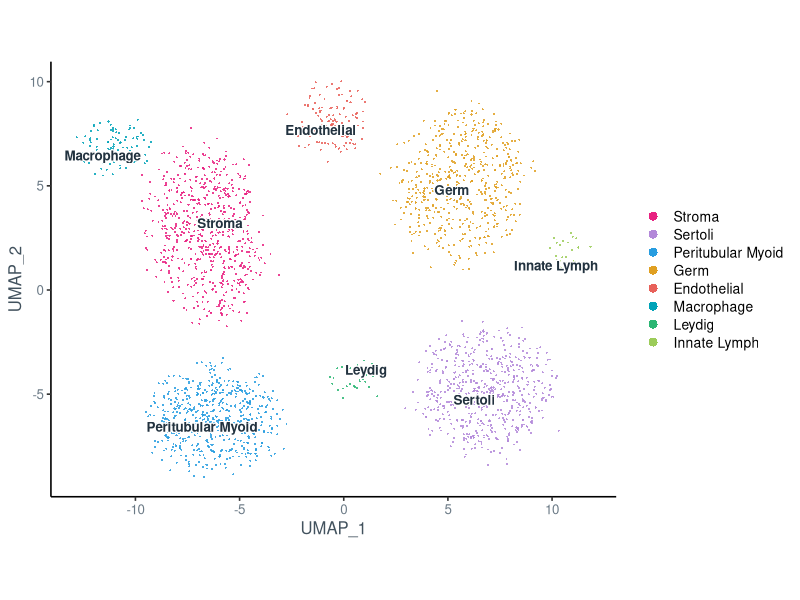
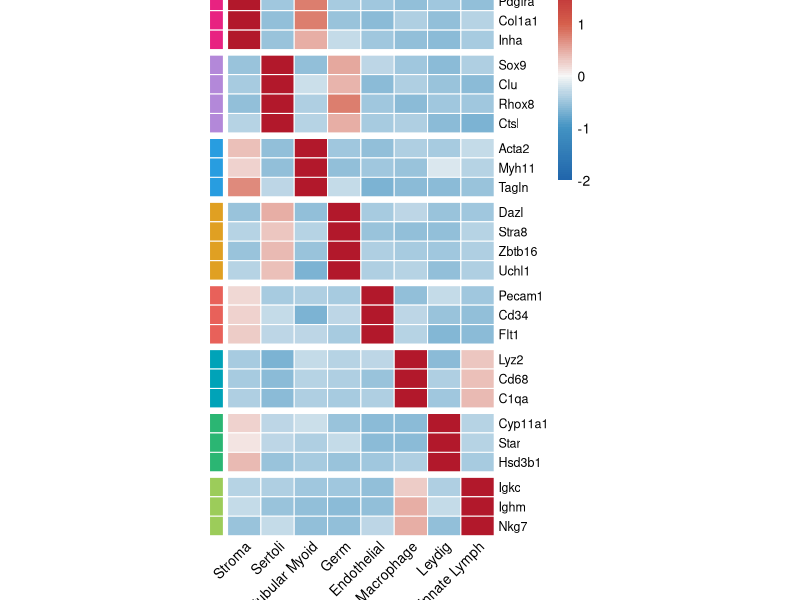
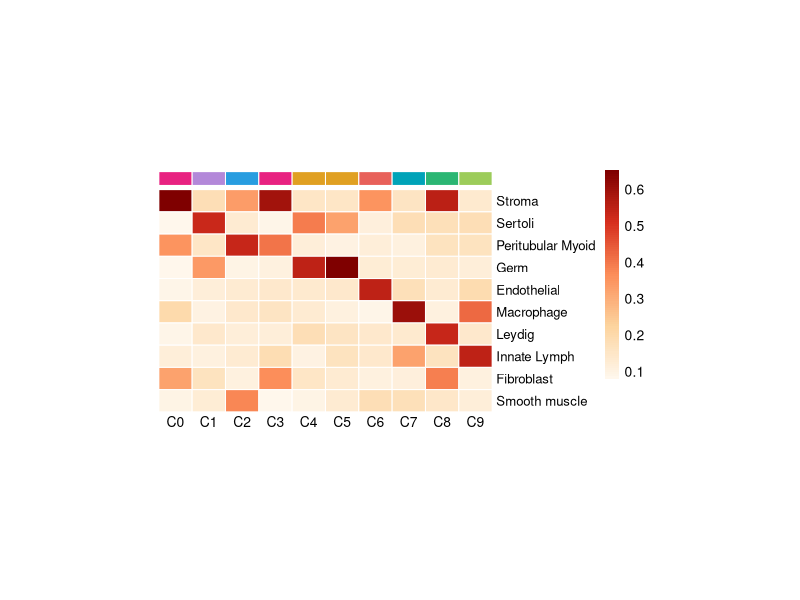
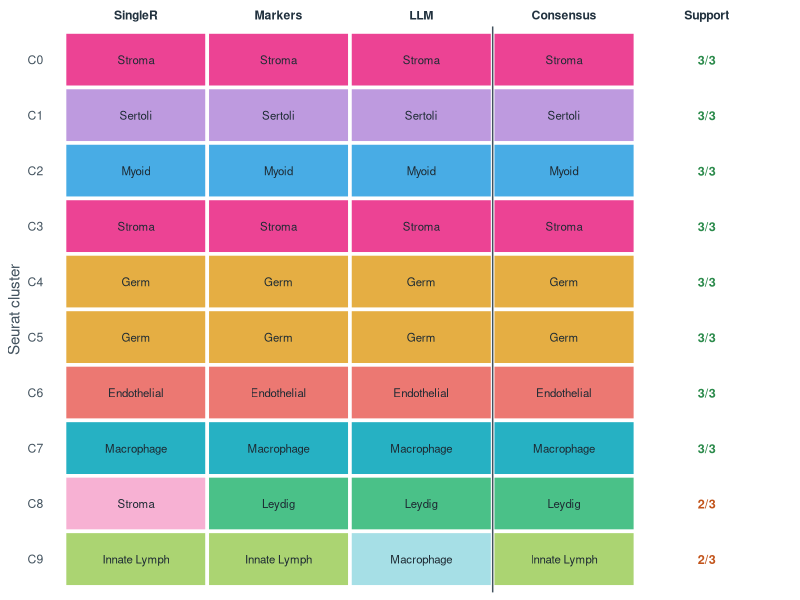

These charts were generated, in order, by the following R code:
## ---- chunk 1
knitr::opts_chunk$set(echo = FALSE, message = FALSE, warning = FALSE,
                      dev = "svglite", fig.path = "figs/")
library(ggplot2)
library(pheatmap)
library(svglite)
library(dplyr)
library(ggrepel)
set.seed(7)
## ---- chunk 2
ct_levels <- c("Stroma","Sertoli","Peritubular Myoid","Germ",
               "Endothelial","Macrophage","Leydig","Innate Lymph")
# One palette used by BOTH the UMAP and the heatmap (side-by-side consistency).
pal <- c("Stroma"="#e82281","Sertoli"="#b388d9","Peritubular Myoid"="#289de0",
         "Germ"="#e0a022","Endothelial"="#e8615a","Macrophage"="#00a3b8",
         "Leydig"="#2bb673","Innate Lymph"="#9ccc5a")
## ---- chunk 3
# Lobe layout / proportions mirror the real annotated UMAP. Each cluster is a
# bounded, centre-dense disk (not a broad Gaussian) so it reads as a distinct,
# solid island the way a real Seurat UMAP does. R = disk radius, ax/ay = aspect.
lobes <- data.frame(
  ct = ct_levels,
  cx = c(-6.5, 6.8, -6.2, 5.6, -0.6, -11.0,  0.6, 10.8),
  cy = c( 2.8,-4.8, -6.2, 5.2,  8.2,   6.8, -4.2,  1.8),
  R  = c( 3.2, 3.0,  2.7, 3.0,  1.8,   1.6,  1.1,  1.0),
  ax = c( 0.80,1.05, 1.15,0.95, 1.05,  1.05, 1.00, 1.00),
  ay = c( 1.30,1.00, 0.88,1.20, 0.95,  0.85, 1.00, 1.00),
  rot= c( 0.15,0.05, 0.00,-0.30, 0.10,-0.10, 0.00, 0.00),
  n  = c( 640, 572,  567, 541, 122,   99,    31,   29)
)

pts <- do.call(rbind, lapply(seq_len(nrow(lobes)), function(i){
  r   <- lobes[i, ]
  ang <- runif(r$n, 0, 2*pi)
  rad <- (runif(r$n)^0.6) * r$R                 # centre-dense, hard outer edge
  ex  <- rad*cos(ang)*r$ax + rnorm(r$n)*0.13*r$R  # mild fuzz on the boundary
  ey  <- rad*sin(ang)*r$ay + rnorm(r$n)*0.13*r$R
  co  <- cos(r$rot); si <- sin(r$rot)
  data.frame(UMAP_1 = r$cx + ex*co - ey*si,
             UMAP_2 = r$cy + ex*si + ey*co,
             ct = r$ct)
}))
pts$ct <- factor(pts$ct, levels = ct_levels)

cent <- pts %>% group_by(ct) %>%
  summarise(UMAP_1 = median(UMAP_1), UMAP_2 = median(UMAP_2), .groups = "drop")

ggplot(pts, aes(UMAP_1, UMAP_2, colour = ct)) +
  geom_point(size = 0.7, alpha = 0.85, stroke = 0) +
  geom_text_repel(data = cent, aes(label = ct), colour = "#22323f",
                  size = 3.4, fontface = "bold", seed = 7,
                  bg.color = "white", bg.r = 0.12, box.padding = 0.1,
                  min.segment.length = 0.4, segment.color = "#9aa7b0") +
  scale_colour_manual(values = pal, name = NULL) +
  guides(colour = guide_legend(override.aes = list(size = 3, alpha = 1))) +
  coord_equal() +
  theme_classic(base_size = 12) +
  theme(legend.position = "right",
        legend.key.height = unit(13, "pt"),
        legend.text = element_text(size = 10),
        axis.text = element_text(colour = "#6b7a86"),
        axis.title = element_text(colour = "#42525e"),
        panel.grid = element_blank())
## ---- chunk 4
markers <- list(
  "Stroma"            = c("Dcn","Pdgfra","Col1a1","Inha"),
  "Sertoli"           = c("Sox9","Clu","Rhox8","Ctsl"),
  "Peritubular Myoid" = c("Acta2","Myh11","Tagln"),
  "Germ"              = c("Dazl","Stra8","Zbtb16","Uchl1"),
  "Endothelial"       = c("Pecam1","Cd34","Flt1"),
  "Macrophage"        = c("Lyz2","Cd68","C1qa"),
  "Leydig"            = c("Cyp11a1","Star","Hsd3b1"),
  "Innate Lymph"      = c("Igkc","Ighm","Nkg7")
)
gene_ct <- unlist(lapply(names(markers), function(ct)
  setNames(rep(ct, length(markers[[ct]])), markers[[ct]])))
genes <- names(gene_ct)
## ---- chunk 5
adjacent <- list("Stroma"="Peritubular Myoid","Peritubular Myoid"="Stroma",
  "Sertoli"="Germ","Germ"="Sertoli","Endothelial"="Stroma",
  "Macrophage"="Innate Lymph","Innate Lymph"="Macrophage","Leydig"="Stroma")
M <- matrix(0, length(genes), length(ct_levels), dimnames = list(genes, ct_levels))
for (g in genes) {
  own  <- gene_ct[[g]]
  base <- runif(length(ct_levels), 0.05, 0.45)
  base[match(own, ct_levels)] <- runif(1, 2.6, 3.6)
  adj  <- adjacent[[own]]
  if (!is.null(adj)) base[match(adj, ct_levels)] <- runif(1, 0.8, 1.4)
  M[g, ] <- base
}
## ---- chunk 6
ann_row <- data.frame(`Cell type` = factor(gene_ct[genes], levels = ct_levels),
                      check.names = FALSE)
rownames(ann_row) <- genes
heat_cols <- colorRampPalette(c("#2166ac","#4393c3","#f7f7f7",
                                "#d6604d","#b2182b"))(101)
pheatmap(M,
         scale = "row",
         cluster_rows = FALSE, cluster_cols = FALSE,
         color = heat_cols,
         breaks = seq(-2, 2, length.out = 102),
         annotation_row = ann_row,
         annotation_colors = list(`Cell type` = pal),
         annotation_names_row = FALSE,
         annotation_legend = FALSE,
         gaps_row = head(cumsum(lengths(markers)), -1),
         border_color = "#ffffff",
         cellwidth = 24, cellheight = 14,
         fontsize = 10, fontsize_row = 9, fontsize_col = 10,
         angle_col = 45, legend = TRUE)
## ---- chunk 7
# Cell-type annotation by three independent methods, compared per Seurat
# cluster. Clusters map onto the same 8 cell types (and palette) as above.
set.seed(11)
clusters <- data.frame(
  cl = paste0("C", 0:9),
  ct = c("Stroma","Sertoli","Peritubular Myoid","Stroma","Germ","Germ",
         "Endothelial","Macrophage","Leydig","Innate Lymph"))
ref_labels <- c(ct_levels, "Fibroblast", "Smooth muscle")
## ---- chunk 8
# SingleR-style score heatmap: per-cluster median correlation to each
# reference label. The assigned label scores highest; related labels score
# moderately (e.g. Stroma vs Fibroblast, Myoid vs Smooth muscle).
related <- list("Stroma"=c("Fibroblast","Peritubular Myoid"),
  "Peritubular Myoid"=c("Smooth muscle","Stroma"),
  "Sertoli"="Germ","Germ"="Sertoli","Endothelial"="Stroma",
  "Macrophage"="Innate Lymph","Innate Lymph"="Macrophage",
  "Leydig"=c("Stroma","Fibroblast"))
S <- matrix(0, length(ref_labels), nrow(clusters),
            dimnames = list(ref_labels, clusters$cl))
for (j in seq_len(nrow(clusters))) {
  own <- clusters$ct[j]
  s <- runif(length(ref_labels), 0.08, 0.20)
  s[match(related[[own]], ref_labels)] <- runif(length(related[[own]]), 0.30, 0.42)
  s[match(own, ref_labels)] <- runif(1, 0.52, 0.66)
  S[, j] <- s
}
# Leydig cluster: SingleR is torn between Leydig and Stroma (low delta).
S["Stroma", "C8"] <- S["Leydig", "C8"] + 0.02
ann_col <- data.frame(`Cell type` = factor(clusters$ct, levels = ct_levels),
                      check.names = FALSE, row.names = clusters$cl)
pheatmap(S,
         cluster_rows = FALSE, cluster_cols = FALSE,
         color = colorRampPalette(c("#fff7ec","#fdd49e","#fc8d59",
                                    "#d7301f","#7f0000"))(100),
         annotation_col = ann_col,
         annotation_colors = list(`Cell type` = pal),
         annotation_names_col = FALSE, annotation_legend = FALSE,
         border_color = "#ffffff",
         cellwidth = 24, cellheight = 16,
         fontsize = 10, fontsize_row = 9.5, fontsize_col = 10,
         angle_col = 0, legend = TRUE)
## ---- chunk 9
# Per-cluster calls from each method; consensus = majority label.
calls <- clusters
calls$SingleR <- calls$ct
calls$Markers <- calls$ct
calls$LLM     <- calls$ct
calls$SingleR[calls$cl == "C8"] <- "Stroma"         # weak reference match
calls$LLM[calls$cl == "C9"]     <- "Macrophage"     # ambiguous immune cluster
calls$Consensus <- calls$ct
calls$Support <- c(3,3,3,3,3,3,3,3,2,2)
long <- rbind(
  data.frame(cl = calls$cl, method = "SingleR",   label = calls$SingleR),
  data.frame(cl = calls$cl, method = "Markers",   label = calls$Markers),
  data.frame(cl = calls$cl, method = "LLM",       label = calls$LLM),
  data.frame(cl = calls$cl, method = "Consensus", label = calls$Consensus))
long$method <- factor(long$method, levels = c("SingleR","Markers","LLM","Consensus"))
long$cl <- factor(long$cl, levels = rev(clusters$cl))
long$agree <- long$label == calls$ct[match(long$cl, calls$cl)]
sup <- data.frame(cl = factor(calls$cl, levels = rev(clusters$cl)),
                  txt = paste0(calls$Support, "/3"), full = calls$Support == 3)

ggplot(long, aes(method, cl)) +
  geom_tile(aes(fill = label, alpha = agree), colour = "white", linewidth = 1.2) +
  geom_text(aes(label = sub("Peritubular Myoid", "Myoid", label)),
            size = 2.9, colour = "#1d2a33") +
  geom_text(data = sup, aes(x = "Support", y = cl, label = txt,
                            colour = full), size = 3.2, fontface = "bold",
            inherit.aes = FALSE) +
  geom_vline(xintercept = 3.5, colour = "#42525e", linewidth = 0.5) +
  scale_fill_manual(values = pal, guide = "none") +
  scale_alpha_manual(values = c(`TRUE` = 0.85, `FALSE` = 0.35), guide = "none") +
  scale_colour_manual(values = c(`TRUE` = "#2b8a4b", `FALSE` = "#c2541b"),
                      guide = "none") +
  scale_x_discrete(position = "top",
                   limits = c("SingleR","Markers","LLM","Consensus","Support")) +
  labs(x = NULL, y = "Seurat cluster") +
  theme_minimal(base_size = 11) +
  theme(panel.grid = element_blank(),
        axis.text.x = element_text(face = "bold", colour = "#22323f"),
        axis.text.y = element_text(colour = "#42525e"),
        axis.title.y = element_text(colour = "#42525e"))
